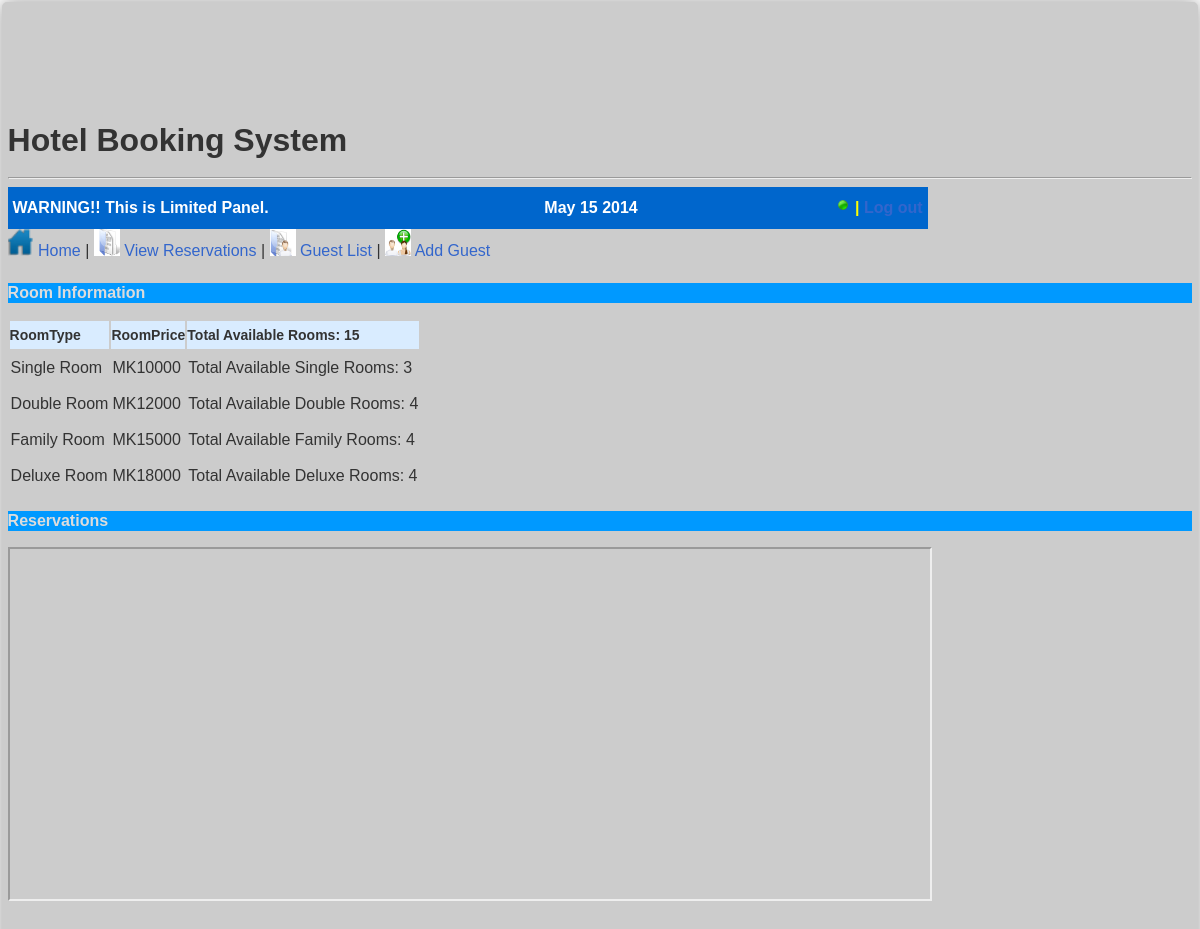
/v1-user/limitedpanel.php, run on the app's committed database.
### tables this page shows
CREATE TABLE `roomprices` (
  `RoomPriceId` int(3) NOT NULL,
  `RoomPrice` int(10) NOT NULL,
  PRIMARY KEY  (`RoomPriceId`)
);

### v1-user/limitedpanel.php (the view, shortened to what this page needs)
<?php
require_once('Connections/db_link.php');
$yes = 'Yes';	$single = '1'; $dbl = '2'; $fam = '3'; $dlx = '4';
	$sql_availablerooms = "SELECT * FROM rooms WHERE Available = '$yes' ";
$result_availablerooms = mysql_query($sql_availablerooms, $db_link) or die(mysql_error());
$totalRows_availablerooms = mysql_num_rows($result_availablerooms);
	$sql_availablesingles = "SELECT * FROM rooms WHERE Available = '$yes' AND RoomTypeId = '$single' ";
$result_availablesingles = mysql_query($sql_availablesingles, $db_link) or die(mysql_error());
$totalRows_availablesingles = mysql_num_rows($result_availablesingles);
	$sql_availabledbl = "SELECT * FROM rooms WHERE Available = '$yes' AND RoomTypeId = '$dbl' ";
$result_availabledbl = mysql_query($sql_availabledbl, $db_link) or die(mysql_error());
$totalRows_availabledbl = mysql_num_rows($result_availabledbl);
	$sql_availablefam = "SELECT * FROM rooms WHERE Available = '$yes' AND RoomTypeId = '$fam' ";
$result_availablefam = mysql_query($sql_availablefam, $db_link) or die(mysql_error());
$totalRows_availablefam = mysql_num_rows($result_availablefam);
	$sql_availabledlx = "SELECT * FROM rooms WHERE Available = '$yes' AND RoomTypeId = '$dlx' ";
$result_availabledlx = mysql_query($sql_availabledlx, $db_link) or die(mysql_error());
$totalRows_availabledlx = mysql_num_rows($result_availabledlx);
	$query_roomprices = "SELECT roomprices.RoomPrice, roomtypes.RoomTypeId FROM (roomprices INNER JOIN rooms ON roomprices.RoomPriceId = rooms.RoomPriceId) INNER JOIN roomtypes ON rooms.RoomTypeId = roomtypes.RoomTypeId WHERE (((roomtypes.RoomTypeId)= '1'))";
$all_roomprices = mysql_query($query_roomprices,$db_link)or die(mysql_error());
$row_roomprices = mysql_fetch_assoc($all_roomprices);
	$query_roomprices_dbl = "SELECT roomprices.RoomPrice, roomtypes.RoomTypeId FROM (roomprices INNER JOIN rooms ON roomprices.RoomPriceId = rooms.RoomPriceId) INNER JOIN roomtypes ON rooms.RoomTypeId = roomtypes.RoomTypeId WHERE (((roomtypes.RoomTypeId)= '2'))";
$all_roomprices_dbl = mysql_query($query_roomprices_dbl,$db_link)or die(mysql_error());
$row_roomprices_dbl = mysql_fetch_assoc($all_roomprices_dbl);
	$query_roomprices_fam = "SELECT roomprices.RoomPrice, roomtypes.RoomTypeId FROM (roomprices INNER JOIN rooms ON roomprices.RoomPriceId = rooms.RoomPriceId) INNER JOIN roomtypes ON rooms.RoomTypeId = roomtypes.RoomTypeId WHERE (((roomtypes.RoomTypeId)= '3'))";
$all_roomprices_fam = mysql_query($query_roomprices_fam,$db_link)or die(mysql_error());
$row_roomprices_fam = mysql_fetch_assoc($all_roomprices_fam);
	$query_roomprices_dlx = "SELECT roomprices.RoomPrice, roomtypes.RoomTypeId FROM (roomprices INNER JOIN rooms ON roomprices.RoomPriceId = rooms.RoomPriceId) INNER JOIN roomtypes ON rooms.RoomTypeId = roomtypes.RoomTypeId WHERE (((roomtypes.RoomTypeId)= '4'))";
$all_roomprices_dlx = mysql_query($query_roomprices_dlx,$db_link)or die(mysql_error());
$row_roomprices_dlx = mysql_fetch_assoc($all_roomprices_dlx);
?>
<!DOCTYPE HTML PUBLIC "-//W3C//DTD HTML 4.01 Transitional//EN" "http://www.w3.org/TR/html4/loose.dtd">
<html>
<head>
<link href="styles/main_style.css" media="screen" rel="stylesheet" type="text/css" />
</head>
<body>
<table class="container" align="center">
<tr><td>
<h1>Hotel Booking System</h1>
<hr />
<table class="info_bar" cellspacing="5px" cellpadding="0px" width="920px">
<tr>
<td class="info">WARNING!! This is Limited Panel.</td>
<td class="info"><?php echo date("F d Y")?></td>
<td class="logout_box"><img src = "images/online.ico" align="bottom"><?php echo $_SESSION['MM_Username']; ?> | <a href="<?php echo $logoutAction ?>">Log out</a></td>
</tr></table>
<div class="navi_icons">
<a href="limitedpanel.php"><img src="images/home.png" alt="home icon" width="26" height="27" title="Home"> Home</a> |
<a href="reservation.php"><img src="images/reservations.png" alt="reservations icon" width="26" height="27" title="View Reservations"> View Reservations</a> |
<a href="guestlist.php"><img src="images/guestlist.png" alt="guestlist icon" width="26" height="27" title="Guest List"> Guest List</a> |
<a href="check_rooms.php"><img src ="images/addguest.png" alt="addguest" width="26" height="27" title="Add Guest"> Add Guest</a> </div>
<h3>Room Information</h3>
<table border="0">
  <tr>
    <th>RoomType</th>
    <th>RoomPrice</th>
	<th>Total Available Rooms: <?php echo $totalRows_availablerooms; ?></th>
  </tr>
    <tr>
      <td>Single Room </td>
      <td><?php echo "MK".$row_roomprices['RoomPrice']; ?></td>
	  <td>Total Available Single Rooms: <?php echo $totalRows_availablesingles; ?></td>
    </tr><tr>
	  <td>Double Room </td>
      <td><?php echo "MK".$row_roomprices_dbl['RoomPrice']; ?></td>
	  <td>Total Available Double Rooms: <?php echo $totalRows_availabledbl; ?></td>
	  </tr><tr>
	  <td>Family Room </td>
      <td><?php echo "MK".$row_roomprices_fam['RoomPrice']; ?></td>
	  <td>Total Available Family Rooms: <?php echo $totalRows_availablefam; ?></td>
	  </tr><tr>
	  <td>Deluxe Room </td>
      <td><?php echo "MK".$row_roomprices_dlx['RoomPrice']; ?></td>
	  <td>Total Available Deluxe Rooms: <?php echo $totalRows_availabledlx; ?></td>
    </tr>
</table>
<h3>Reservations</h3>
<iframe class="frame" name="guest" src="_iframe/iframe_reservation.php" width="920px" height="350px"></iframe>
</td></tr></table>
</body>
</html>

### data on the page
roomprices: RoomPrice "10000"
roomprices: RoomPrice "12000"
roomprices: RoomPrice "15000"
roomprices: RoomPrice "18000"

### other printed values
$totalRows_availablerooms "15"
$totalRows_availablesingles "3"
$totalRows_availabledbl "4"
$totalRows_availablefam "4"
$totalRows_availabledlx "4"
